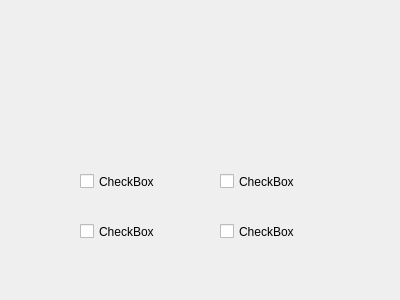
<?xml version="1.0" encoding="UTF-8"?>
<ui version="4.0">
 <class>Form</class>
 <widget class="QWidget" name="Form">
  <property name="geometry">
   <rect>
    <x>0</x>
    <y>0</y>
    <width>400</width>
    <height>300</height>
   </rect>
  </property>
  <property name="windowTitle">
   <string>Form</string>
  </property>
  <widget class="QCheckBox" name="checkBox">
   <property name="geometry">
    <rect>
     <x>80</x>
     <y>170</y>
     <width>92</width>
     <height>23</height>
    </rect>
   </property>
   <property name="text">
    <string>CheckBox</string>
   </property>
  </widget>
  <widget class="QCheckBox" name="checkBox_2">
   <property name="geometry">
    <rect>
     <x>220</x>
     <y>170</y>
     <width>92</width>
     <height>23</height>
    </rect>
   </property>
   <property name="text">
    <string>CheckBox</string>
   </property>
  </widget>
  <widget class="QCheckBox" name="checkBox_3">
   <property name="geometry">
    <rect>
     <x>80</x>
     <y>220</y>
     <width>92</width>
     <height>23</height>
    </rect>
   </property>
   <property name="text">
    <string>CheckBox</string>
   </property>
  </widget>
  <widget class="QCheckBox" name="checkBox_4">
   <property name="geometry">
    <rect>
     <x>220</x>
     <y>220</y>
     <width>92</width>
     <height>23</height>
    </rect>
   </property>
   <property name="text">
    <string>CheckBox</string>
   </property>
  </widget>
 </widget>
 <resources/>
 <connections/>
</ui>
